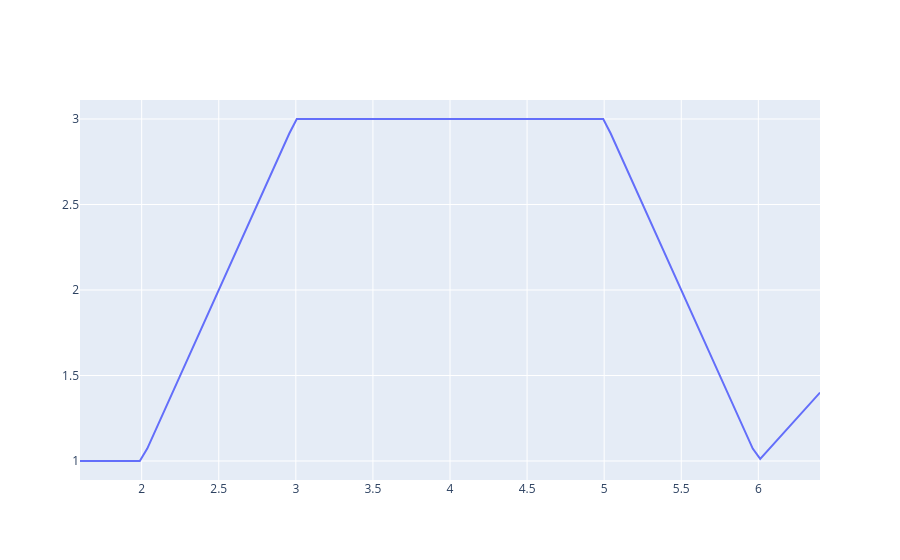

Here is the notebook cell this chart was saved with:
### Code cell
a0 = np.array([2,3,5,6])
m0 = np.array([2,0,-2,1])
c0 = 1

F = PL1Model(a0, m0, c0)
F.plot()
